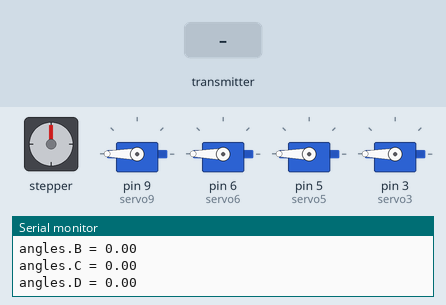
This sketch was run on a simulated Arduino Uno, built with avr-gcc and run on an emulated ATmega328P. Shown: stepper motor, 4 × servo, the last lines printed to the serial monitor. Wiring (inferred from the names in the program): stepper motor driver (200 steps per turn assumed): step A1; direction pin 4. The inputs (shaded band) are chosen by the test bench. No radio packets arrive unless stated.

Above: at 1.2 s.
1.3 s: the transmitter starts sending A = 25
At 2.5 s:
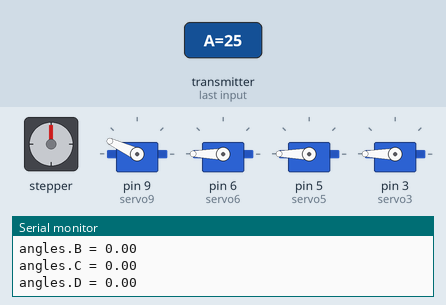
2.9 s: the transmitter starts sending B = 100
At 3.6 s:
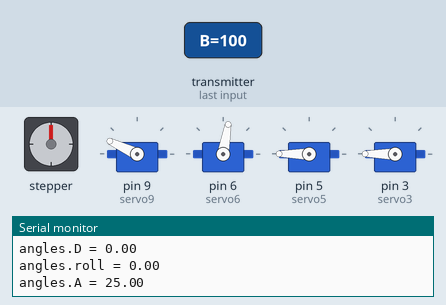
4.5 s: the transmitter starts sending A = 0
At 5.4 s:
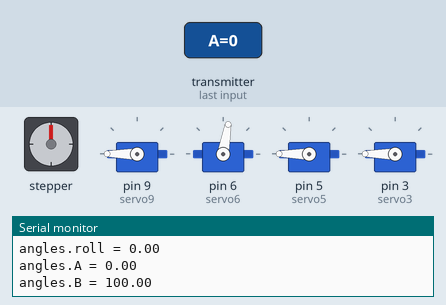
6.0 s: the transmitter starts sending C = 25
At 6.7 s:
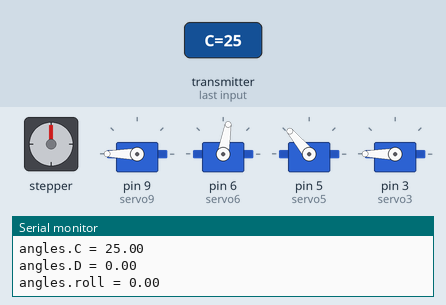
7.5 s: the transmitter starts sending D = 25
At 8.7 s:
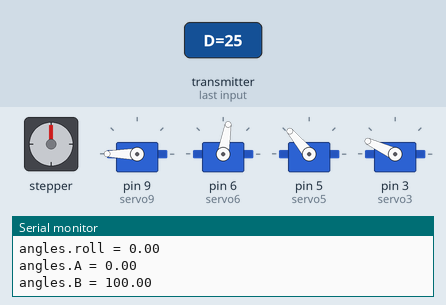
9.1 s: the transmitter starts sending C = 100
At 9.8 s:
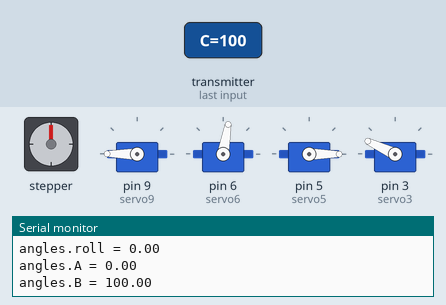
Timing chart, 0 to 11.7 s (numbered marks = the images above; inputs shaded):
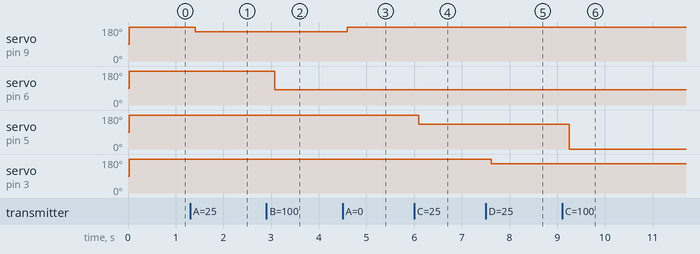

Measured:
- after the input at 1.3 s, servo on pin 9 (servo9): 180° → 155° after 0.11 s
- after the input at 2.9 s, servo on pin 6 (servo6): 180° → 80° after 0.17 s
- after the input at 4.5 s, servo on pin 9 (servo9): 155° → 180° after 0.09 s
- after the input at 6.0 s, servo on pin 5 (servo5): 180° → 130° after 0.10 s
- after the input at 7.5 s, servo on pin 3 (servo3): 180° → 155° after 0.12 s
- after the input at 9.1 s, servo on pin 5 (servo5): 130° → 0° after 0.15 s

The sketch:

servo_reciever_steppermotor.ino
```cpp
#include <SPI.h>
#include <nRF24L01.h>
#include <RF24.h>
#include <Servo.h>

RF24 radio(7, 10); // CE, CSN
const byte address[6] = "lerf2";

//  Creating a struct in order to send the data
typedef struct{
  float A;
  float B;
  float C;
  float D;
  float roll;
}
A_t;

A_t angles;

// This is for the Servos
Servo servo9;
Servo servo6;
Servo servo5;
Servo servo3;

// This is for the stepper motor
int x;

void setup() {
Serial.begin(9600);
radio.begin();
radio.openReadingPipe(0, address);   //Setting the address at which we will receive the data
//radio.setPALevel(RF24_PA_MIN);       //You can set this as minimum or maximum depending on the distance between the transmitter and receiver.
radio.startListening();              //This sets the module as receiver

// This is for the Servos
servo9.attach(9);
servo6.attach(6);
servo5.attach(5);
servo3.attach(3);

// This is for the stepper motor
  pinMode(7,OUTPUT); // Enable
  pinMode(A1,OUTPUT); // Step
  pinMode(4,OUTPUT); // Dir
  digitalWrite(6,LOW); // Set Enable low
}

void loop(){
char text0[] = "";
if (radio.available()) {            //Looking for the data.
    radio.read(&angles, sizeof(angles));
}

// Printing struct data
Serial.print("angles.A = ");
Serial.print(angles.A);
Serial.print("\n");
Serial.print("angles.B = ");
Serial.print(angles.B);
Serial.print("\n");
Serial.print("angles.C = ");
Serial.print(angles.C);
Serial.print("\n");
Serial.print("angles.D = ");
Serial.print(angles.D);
Serial.print("\n");
Serial.print("angles.roll = ");
Serial.print(angles.roll);
Serial.print("\n");

// This is for the servos

  if (angles.A > 180) {
    angles.A = 180;
  }
    servo9.write(180 - angles.A);

  if (angles.B > 180) {
    angles.B = 180;
  }
    servo6.write(180 - angles.B);

  if (angles.C > 180) {
    angles.C = 180;
  }
    servo5.write(180 - (angles.C*2));

  if (angles.D > 180) {
    angles.D = 180;
  }
    servo3.write(180 - angles.D);

// This is for the stepper motor
  digitalWrite(3,LOW); // Set Enable low

  if (angles.roll > 0) {
    digitalWrite(4,LOW); // Set Dir
  }
  else {
    digitalWrite(4,HIGH);
  }
  if (-50 < angles.roll < 50) {
    angles.roll = 0;
  }
  for(x = 0; x < angles.roll; x++) // step as many times as the roll is
  {
    digitalWrite(A1,HIGH); // Output high
    delay(1); // Wait
    digitalWrite(A1,LOW); // Output low
    delay(10); // Wait
  }
}
```
